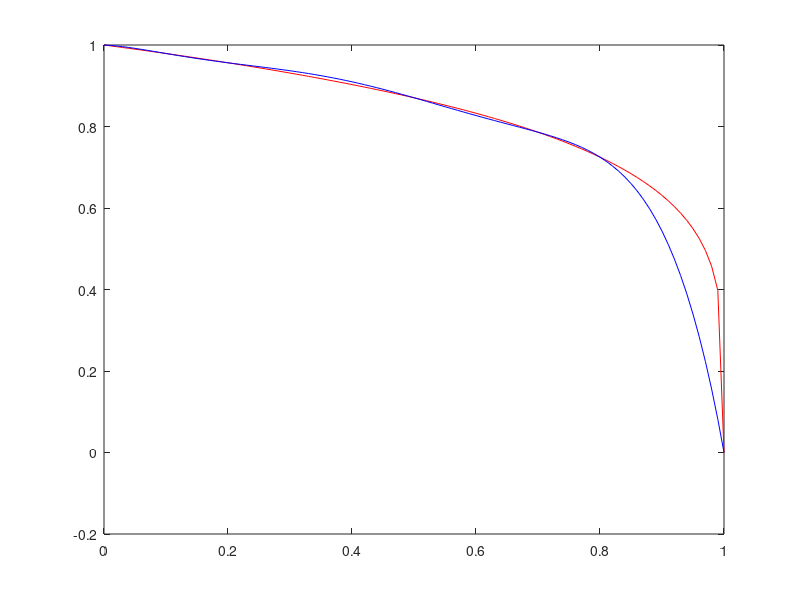
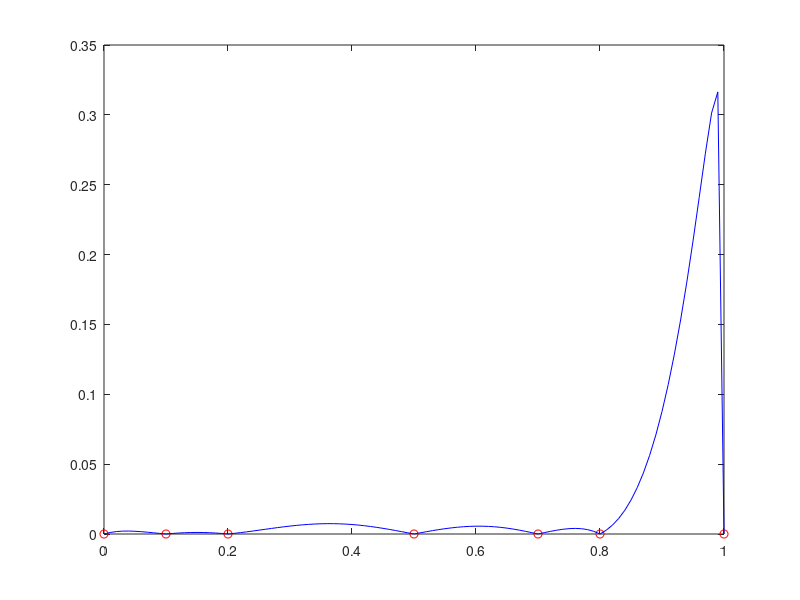
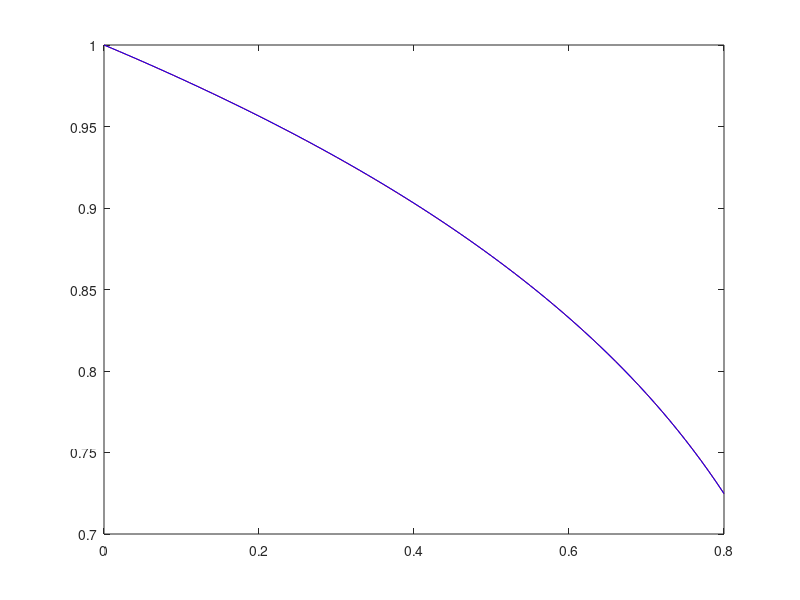
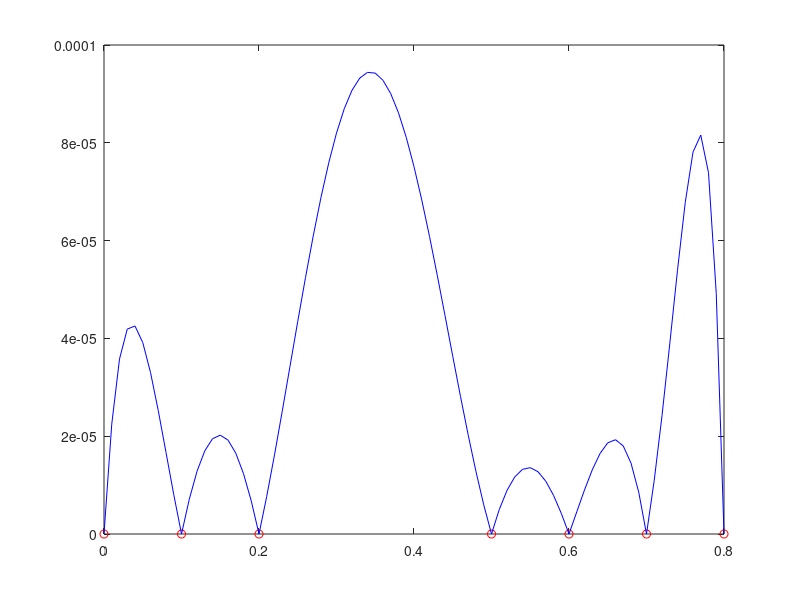

MATLAB code for these plots, in order:
close all
clear all
clc
format long

f=@(x)     (1-x).^(1/5);

xnodes=[0,0.1,0.2,0.5,0.7,0.8,1];
ynodes=f(xnodes);

p=polyfit(xnodes,ynodes,6);
x=[0:0.01:1];

y_poly=polyval(p,x);
y_exact=f(x);

err_abs_inf=norm(abs(y_exact-y_poly),inf)
err_rel_inf=norm(abs(y_exact-y_poly),inf)/norm(y_exact,inf)

err_abs_2=norm(abs(y_exact-y_poly),2)
err_rel_2=norm(abs(y_exact-y_poly),2)/norm(y_exact,2)

abs_err=abs(y_exact-y_poly);

figure(1)
plot(x,y_exact,'r',x,y_poly,'b')

figure(2)
plot(xnodes,zeros(size(xnodes)),'ro',x,abs_err,'b')

%%

f=@(x)     (1-x).^(1/5);

xnodes1=[0,0.1,0.2,0.5,0.6,0.7,0.8];
ynodes1=f(xnodes1);

p1=polyfit(xnodes1,ynodes1,6);
x1=[0:0.01:0.8];

y_poly1=polyval(p1,x1);
y_exact1=f(x1);

err_abs_inf1=norm(abs(y_exact1-y_poly1),inf)
err_rel_inf1=norm(abs(y_exact1-y_poly1),inf)/norm(y_exact1,inf)

err_abs_21=norm(abs(y_exact1-y_poly1),2)
err_rel_21=norm(abs(y_exact1-y_poly1),2)/norm(y_exact1,2)

abs_err1=abs(y_exact1-y_poly1);

figure(3)
plot(x1,y_exact1,'r',x1,y_poly1,'b')

figure(4)
plot(xnodes1,zeros(size(xnodes1)),'ro',x1,abs_err1,'b')


%the function f does not have the seventh derivative in the given
% interval(because in point 1, the seventh derivative bocome infinit)
% so the theorem of slide 16 could not be true and the behaviour of 
% error will be unexpected. if we remove 1 from the interval, we can trust
% the results because it will be obey the theorem of slide 16 and the
% amount of errors will decrease .
